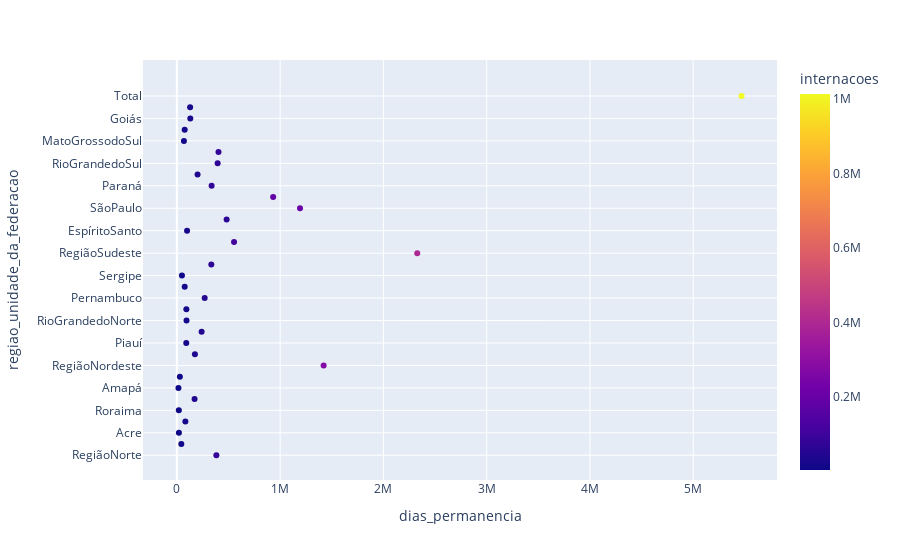

Notebook code for this chart:
### Code cell
from plotly.offline import plot, iplot, init_notebook_mode
import plotly.graph_objs as go
init_notebook_mode(connected=True)
import plotly.io as pio

#dispersao de dias de permanencia por regiao, quanto maior os casos de internacoes, menor os dias de permanencia
px.scatter(df, y='regiao_unidade_da_federacao', x='dias_permanencia', color='internacoes', hover_name='dias_permanencia',)

### Figure 1 — Plotly figure (JSON) as saved in the notebook; plotly's stock layout.template omitted (floating-point values rounded to 4 significant figures)
{"data": [{"hovertemplate": "<b>%{hovertext}</b><br><br>dias_permanencia=%{x}<br>regiao_unidade_da_federacao=%{y}<br>internacoes=%{marker.color}<extra></extra>", "hovertext": [382669, 43583, 20078, 82831, 19370, 171880, 15651, 29276, 1421458, 175070, 91358, 239946, 93792, 92368, 269650, 76095, 49376, 333803, 2327627, 553916, 99067, 481919, 1192725, 932552, 336596, 200894, 395062, 403446, 68662, 76040, 130266, 128478, 5467752, null], "legendgroup": "", "marker": {"color": [82647, 9965, 3941, 15802, 3661, 40598, 2897, 5783, 273883, 39301, 18206, 42936, 15444, 16113, 47708, 14975, 8572, 70628, 397352, 106719, 20408, 62421, 207804, 181353, 74451, 42849, 64053, 78781, 14634, 16499, 27002, 20646, 1014016, null], "coloraxis": "coloraxis", "symbol": "circle"}, "mode": "markers", "name": "", "orientation": "h", "showlegend": false, "type": "scatter", "x": [382669, 43583, 20078, 82831, 19370, 171880, 15651, 29276, 1421458, 175070, 91358, 239946, 93792, 92368, 269650, 76095, 49376, 333803, 2327627, 553916, 99067, 481919, 1192725, 932552, 336596, 200894, 395062, 403446, 68662, 76040, 130266, 128478, 5467752, null], "xaxis": "x", "y": ["RegiãoNorte", "Rondônia", "Acre", "Amazonas", "Roraima", "Pará", "Amapá", "Tocantins", "RegiãoNordeste", "Maranhão", "Piauí", "Ceará", "RioGrandedoNorte", "Paraíba", "Pernambuco", "Alagoas", "Sergipe", "Bahia", "RegiãoSudeste", "MinasGerais", "EspíritoSanto", "RiodeJaneiro", "SãoPaulo", "RegiãoSul", "Paraná", "SantaCatarina", "RioGrandedoSul", "RegiãoCentroOeste", "MatoGrossodoSul", "MatoGrosso", "Goiás", "DistritoFederal", "Total", ""], "yaxis": "y"}], "layout": {"coloraxis": {"colorbar": {"title": {"text": "internacoes"}}, "colorscale": [[0, "#0d0887"], [0.1111, "#46039f"], [0.2222, "#7201a8"], [0.3333, "#9c179e"], [0.4444, "#bd3786"], [0.5556, "#d8576b"], [0.6667, "#ed7953"], [0.7778, "#fb9f3a"], [0.8889, "#fdca26"], [1, "#f0f921"]]}, "legend": {"tracegroupgap": 0}, "margin": {"t": 60}, "xaxis": {"anchor": "y", "domain": [0, 1], "title": {"text": "dias_permanencia"}}, "yaxis": {"anchor": "x", "domain": [0, 1], "title": {"text": "regiao_unidade_da_federacao"}}}}
